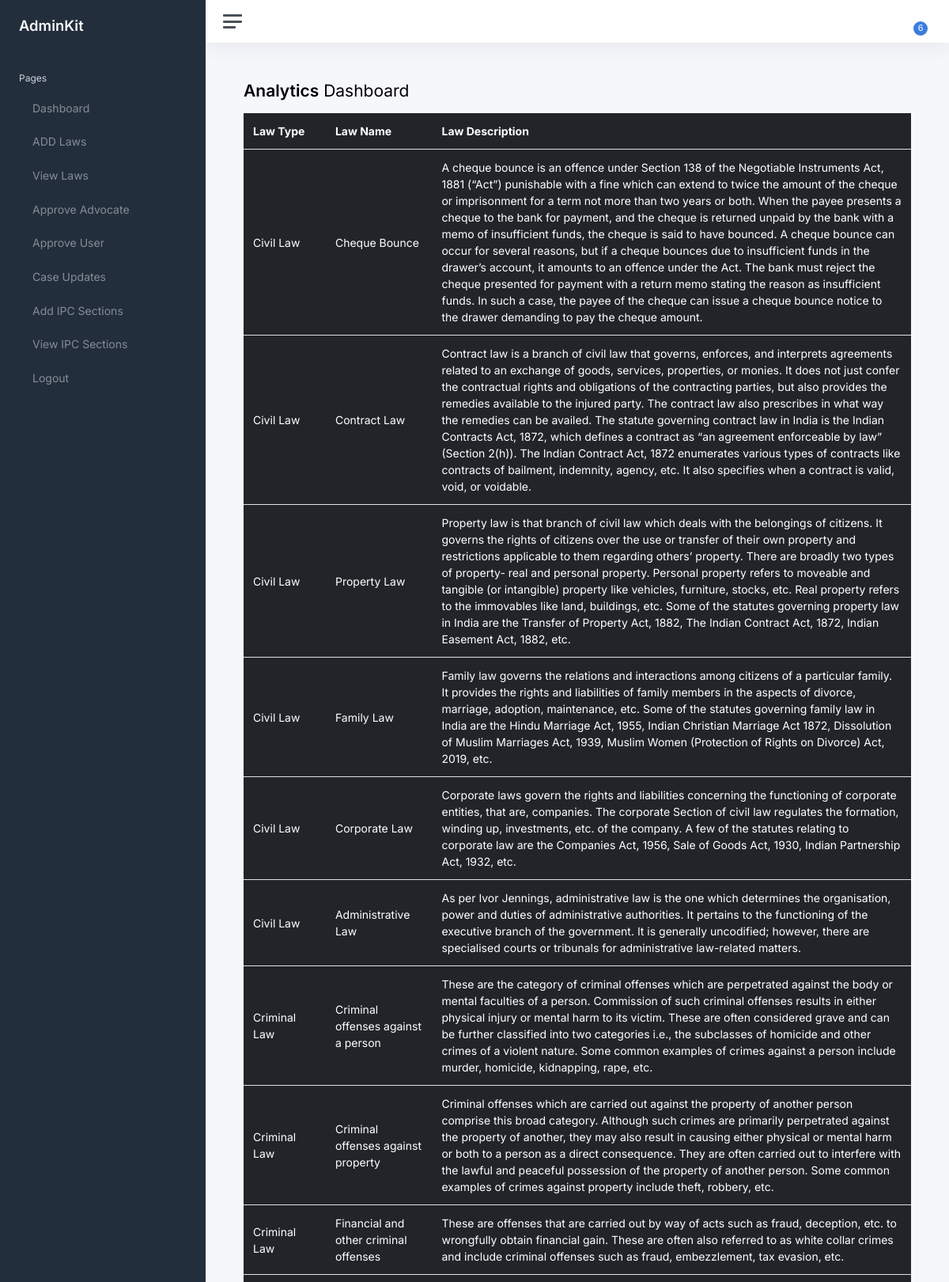
The page /Viewlaws (upper part) on the database its author committed.
### Admin_app/models.py (models this page shows)
class Lawsdb(models.Model):
    lawtype = models.CharField(max_length=20)
    lawname = models.CharField(max_length=20)
    lawdescription = models.CharField(max_length=1000)

### Admin_app/views.py (the view)
# urls.py: path('Viewlaws',views.viewlaws, name='Viewlaws'),
def viewlaws(request):
    data = Lawsdb.objects.all()
    print(data)
    count = Advocatedb.objects.filter(status=0).count()
    print(count)
    countaccptcase = BookAdvocatedb.objects.filter(status__in=[0,1,2,3,4]).count()
    countuser = Userdb.objects.filter(status=0).count()
    countnoti = count+countaccptcase+countuser
    return render (request,'viewlaws.html',{'data':data,'count':count, 'countuser':countuser, 'countaccptcase':countaccptcase, 'countnoti':countnoti})

### Admin_app/templates/Viewlaws.html (shortened to what this page needs)
{% extends 'Adminindex.html' %}
{% block content %}
<main class="content">
    <div class="container-fluid p-0">
        <h1 class="h3 mb-3"><strong>Analytics</strong> Dashboard</h1>
            <table class="table table-dark">
                <thead>
                        <th scope="col">Law Type</th>
                        <th scope="col">Law Name</th>
                        <th scope="col">Law Description</th>
                </thead>
                <tbody>
                    {% for i in data %}
                    <tr>
                        <td>{{i.lawtype}}</td>
                        <td>{{i.lawname}}</td>
                        <td>{{i.lawdescription}}</td>
                    </tr>
                    {% endfor%}
                </tbody>
            </table>
    </div>
</main>
{% endblock %}

### rows shown on the page
Lawsdb: lawtype "Civil Law", lawname "Cheque Bounce", lawdescription "A cheque bounce is an offence under Section 138 of the Negotiable Instruments Act, 1881 (“Act”) punishable with a fine which can extend to twice the amount of the cheque or imprisonment for a term not more than two years or both. When the payee presents a cheque to the bank for payment, and the cheque is returned unpaid by the bank with a memo of insufficient funds, the cheque is said to have bounced. A cheque bounce can occur for several reasons, but if a cheque bounces due to insufficient funds in the drawer’s account, it amounts to an offence under the Act. The bank must reject the cheque presented for payment with a return memo stating the reason as insufficient funds. In such a case,…"
Lawsdb: lawtype "Civil Law", lawname "Contract Law", lawdescription "Contract law is a branch of civil law that governs, enforces, and interprets agreements related to an exchange of goods, services, properties, or monies. It does not just confer the contractual rights and obligations of the contracting parties, but also provides the remedies available to the injured party. The contract law also prescribes in what way the remedies can be availed. The statute governing contract law in India is the Indian Contracts Act, 1872, which defines a contract as “an agreement enforceable by law” (Section 2(h)). The Indian Contract Act, 1872 enumerates various types of contracts like contracts of bailment, indemnity, agency, etc. It also specifies when a contract is…"
Lawsdb: lawtype "Civil Law", lawname "Property Law", lawdescription "Property law is that branch of civil law which deals with the belongings of citizens. It governs the rights of citizens over the use or transfer of their own property and restrictions applicable to them regarding others’ property. There are broadly two types of property- real and personal property. Personal property refers to moveable and tangible (or intangible) property like vehicles, furniture, stocks, etc. Real property refers to the immovables like land, buildings, etc. Some of the statutes governing property law in India are the Transfer of Property Act, 1882, The Indian Contract Act, 1872, Indian Easement Act, 1882, etc."
Lawsdb: lawtype "Civil Law", lawname "Family Law", lawdescription "Family law governs the relations and interactions among citizens of a particular family. It provides the rights and liabilities of family members in the aspects of divorce, marriage, adoption, maintenance, etc. Some of the statutes governing family law in India are the Hindu Marriage Act, 1955, Indian Christian Marriage Act 1872, Dissolution of Muslim Marriages Act, 1939, Muslim Women (Protection of Rights on Divorce) Act, 2019, etc."
Lawsdb: lawtype "Civil Law", lawname "Corporate Law", lawdescription "Corporate laws govern the rights and liabilities concerning the functioning of corporate entities, that are, companies. The corporate Section of civil law regulates the formation, winding up, investments, etc. of the company. A few of the statutes relating to corporate law are the Companies Act, 1956, Sale of Goods Act, 1930, Indian Partnership Act, 1932, etc."
Lawsdb: lawtype "Civil Law", lawname "Administrative Law", lawdescription "As per Ivor Jennings, administrative law is the one which determines the organisation, power and duties of administrative authorities. It pertains to the functioning of the executive branch of the government. It is generally uncodified; however, there are specialised courts or tribunals for administrative law-related matters."
Lawsdb: lawtype "Criminal Law", lawname "Criminal offenses against a person", lawdescription "These are the category of criminal offenses which are perpetrated against the body or mental faculties of a person. Commission of such criminal offenses results in either physical injury or mental harm to its victim. These are often considered grave and can be further classified into two categories i.e., the subclasses of homicide and other crimes of a violent nature. Some common examples of crimes against a person include murder, homicide, kidnapping, rape, etc."
Lawsdb: lawtype "Criminal Law", lawname "Criminal offenses against property", lawdescription "Criminal offenses which are carried out against the property of another person comprise this broad category. Although such crimes are primarily perpetrated against the property of another, they may also result in causing either physical or mental harm or both to a person as a direct consequence. They are often carried out to interfere with the lawful and peaceful possession of the property of another person. Some common examples of crimes against property include theft, robbery, etc."
Lawsdb: lawtype "Criminal Law", lawname "Financial and other criminal offenses", lawdescription "These are offenses that are carried out by way of acts such as fraud, deception, etc. to wrongfully obtain financial gain. These are often also referred to as white collar crimes and include criminal offenses such as fraud, embezzlement, tax evasion, etc."

### other values the page prints
{{ countnoti }} "6"
